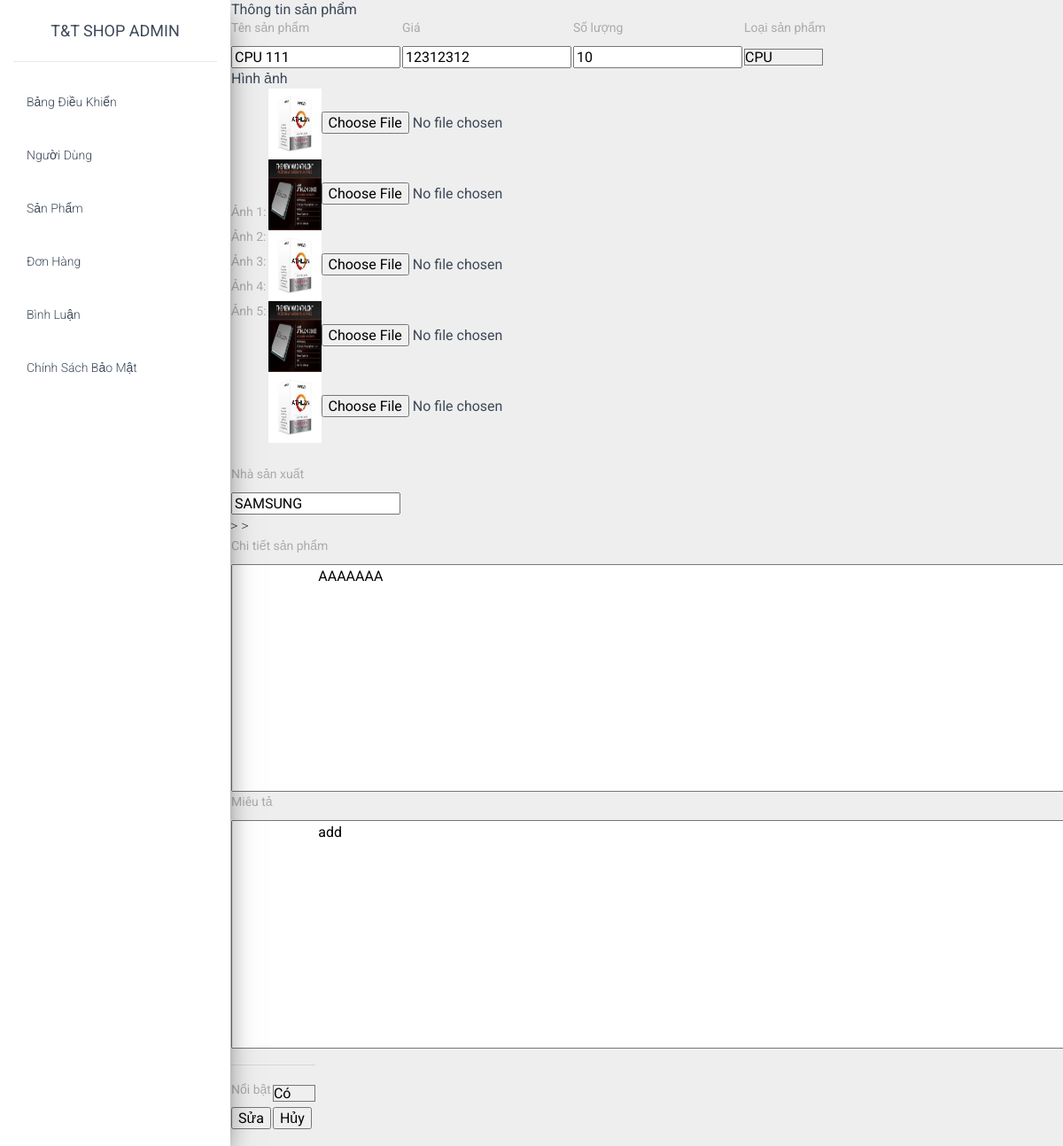
Page /quan_tri/index.php?menu=sua_sp&masp=1 (signed in) on the committed database.
### tables this page shows
CREATE TABLE `san_pham` (
  `masp` int(11) NOT NULL,
  `tensp` varchar(80) DEFAULT NULL,
  `giasp` int(11) DEFAULT NULL,
  `soluong` int(11) NOT NULL,
  `img` varchar(100) DEFAULT NULL,
  `img1` varchar(80) NOT NULL,
  `img2` varchar(80) NOT NULL,
  `img3` varchar(80) NOT NULL,
  `img4` varchar(80) NOT NULL,
  `thongtin` varchar(500) DEFAULT NULL,
  `loaisp` varchar(80) DEFAULT NULL,
  `noi_bat` varchar(10) NOT NULL,
  `mua_nhieu` int(11) NOT NULL,
  `xem_nhieu` int(11) NOT NULL,
  `rate1` int(11) NOT NULL,
  `rate2` int(11) NOT NULL,
  `rate3` int(11) NOT NULL,
  `rate4` int(11) NOT NULL,
  `rate5` int(11) NOT NULL,
  `chi_tiet_san_pham` varchar(1000) NOT NULL,
  `sale` varchar(10) NOT NULL,
  `moi` varchar(10) NOT NULL,
  `mieu_ta` longtext NOT NULL,
  `nha_sx` varchar(50) DEFAULT NULL
);

### quan_tri/chuc_nang/san_pham/sua_sp.php (the view, shortened to what this page needs)
<?php
include('../connect.php');
$sl = 'select * from san_pham where san_pham.masp=' . $_GET['masp'];
$exec = mysqli_query($connect, $sl);
$row = mysqli_fetch_array($exec);
?>
<div class="addproduct">
    <form method="post" action="?menu=exec_sua_sp" enctype="multipart/form-data">
        <table>
            <tr>
                <td colspan="4">Thông tin sản phẩm</td>
            </tr>
            <tr>
                <td><label for="name">Tên sản phẩm</label></td>
                <td><label for="cost">Giá</label></td>
                <td><label for="soluong">Số lượng</label></td>
                <td class="right"><label for="loaisp">Loại sản phẩm</label></td>
            </tr>
            <tr>
                <td><input type="text" id="name" name="name"  value="<?php echo $row['tensp']; ?>" ></td>
                <td><input type="text" id="cost" name="cost"  value="<?php echo $row['giasp']; ?>" ></td>
                <td><input type="text" id="soluong" name="soluong"  value="<?php echo $row['soluong']; ?>" ></td>
                <td>
                    <select name="loaisp" id="loaisp"   >
                        <option value="cpu" <?php
                        if ($row['loaisp'] == "cpu") {
                            echo "selected";
                        } else {
                            echo "";
                        }
                        ?> >CPU
                        </option>
                    </select>
                </td>
            </tr>
        </table>
        <table>
            <tr>
                <td colspan="2">Hình ảnh</td>
            </tr>
            <tr>
                <td class="right">
                    <label for="image1">Ảnh 1:</label><br>
                    <label for="image2">Ảnh 2:</label><br>
                    <label for="image3">Ảnh 3:</label><br>
                    <label for="image4">Ảnh 4:</label><br>
                    <label for="image5">Ảnh 5:</label>
                </td>
                <td>
                    <img src="../images/<?php echo $row['img']; ?>" alt="" name="img" width="60px" height="80px" ><input type="file" id="image" name="image"   ><br>
                    <img src="../images/<?php echo $row['img1']; ?>" alt="" name="img1" width="60px" height="80px" ><input type="file" id="image1" name="image1"><br>
                    <img src="../images/<?php echo $row['img2']; ?>" alt="" name="img2" width="60px" height="80px" ><input type="file" id="image2" name="image2"><br>
                    <img src="../images/<?php echo $row['img3']; ?>" alt="" name="img3" width="60px" height="80px" ><input type="file" id="image3" name="image3"><br>
                    <img src="../images/<?php echo $row['img4']; ?>" alt="" name="img4" width="60px" height="80px" ><input type="file" id="image4" name="image4">
                </td>
            </tr>
        </table><br>
        <table>
            <tr>
                <td><label for="nha_sx">Nhà sản xuất</label></td>
            </tr>
            <tr>
                <td><input type="text" id="nha_sx" name="nha_sx"  value="<?php echo $row['nha_sx']; ?>"></td></tr>
        </table>
        <table>
            <tr>
                <td><label for="chi_tiet_san_pham">Chi tiết sản phẩm</label></td>>
            </tr>
            <tr>
                <td>
                    <textarea id="chi_tiet_san_pham" name="chi_tiet_san_pham" rows="11" cols="110" maxlength="50000" >
                        <?php echo $row['chi_tiet_san_pham']; ?>
                    </textarea>
                </td>
            </tr>
            <tr>
                <td><label for="mieu_ta">Miêu tả</label></td>>
            </tr>
            <tr>
                <td>
                    <textarea id="mieu_ta" name="mieu_ta" rows="11" cols="110" maxlength="50000" >
                        <?php echo $row['mieu_ta']; ?>
                    </textarea>
                </td>
            </tr>
        </table>
        <table>
            <tr>
                <td colspan="4"><hr></td>
            </tr>
            <tr>
                <td><label for="noi_bat">Nổi bật</label></td>
                <td>
                    <select name="noi_bat" id="noi_bat">
                        <option value="có" <?php
                        if ($row['noi_bat'] == "có") {
                            echo "selected";
                        } else {
                            echo "";
                        }
                        ?> > Có</option>
                    </select>
                </td>
            </tr>
            <tr>
                <td class="right"><input type="submit" name="submit" value="Sửa"></td>	</form>
            <form method="post" action="?menu=exec_sua_sp">
                <td><input type="submit" name="cancel" value="Hủy"></td>
    </form>
</div>

### rows in the picture
san_pham: name "CPU 111", cost "12312312", soluong "10", loaisp "CPU", img (picture), img1 (picture), img2 (picture), img3 (picture), img4 (picture), nha_sx "SAMSUNG", chi_tiet_san_pham "AAAAAAA", mieu_ta "add"
